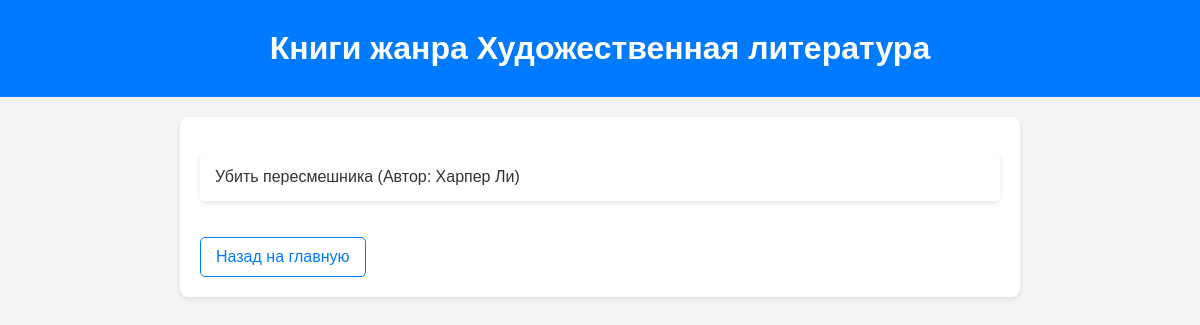
/genre/2, run on the app's committed database.
### models.py (models this page shows)
class Genre(db.Model):
    __tablename__ = 'genres'
    id = db.Column(db.Integer, primary_key=True)
    name = db.Column(db.String(100), unique=True, nullable=False)
    books = db.relationship('Book', backref='genre', lazy=True)

class Book(db.Model):
    __tablename__ = 'books'
    id = db.Column(db.Integer, primary_key=True)
    title = db.Column(db.String(200), nullable=False)
    author = db.Column(db.String(100), nullable=False)
    genre_id = db.Column(db.Integer, db.ForeignKey('genres.id'), nullable=False)
    is_read = db.Column(db.Boolean, default=False)
    created_at = db.Column(db.DateTime, default=datetime.utcnow)

### app.py (the view)
@app.route('/genre/<int:genre_id>')
def genre_view(genre_id):
    genre = Genre.query.get_or_404(genre_id)
    books = Book.query.filter_by(genre_id=genre_id).all()
    return render_template('genre.html', genre=genre, books=books)

### templates/genre.html (shortened to what this page needs)
<!DOCTYPE html>
<html lang="ru">
<head>
</head>
<body>
    <header>
        <h1>Книги жанра {{ genre.name }}</h1>
    </header>
    <main class="container">
        <ul>
            {% for book in books %}
                <li>{{ book.title }} (Автор: {{ book.author }})</li>
            {% endfor %}
        </ul>
        <a href="/">Назад на главную</a>
    </main>
</body>
</html>

### templates/genre.html (style rules this page uses)
body { font-family: Arial, sans-serif; margin: 0; padding: 0; background-color: #f4f4f4; color: #333; }
header { background: #007bff; color: white; padding: 10px 0; text-align: center; }
h1 { margin-top: 20px; margin-bottom: 20px; font-size: 2em; }
.container { max-width: 800px; margin: 20px auto; background-color: white; padding: 20px; border-radius: 8px; box-shadow: 0 2px 5px rgba(0, 0, 0, 0.1); }
ul { list-style-type: none; padding: 0; }
li { background: white; margin: 10px 0; padding: 15px; border-radius: 5px; box-shadow: 0 2px 5px rgba(0, 0, 0, 0.1); transition: background 0.3s; }
a { display: inline-block; margin-top: 20px; text-decoration: none; color: #007bff; padding: 10px 15px; border: 1px solid #007bff; border-radius: 5px; transition: background 0.3s, color 0.3s; }

### data on the page
Genre: name "Художественная литература"
Book: title "Убить пересмешника", author "Харпер Ли"
